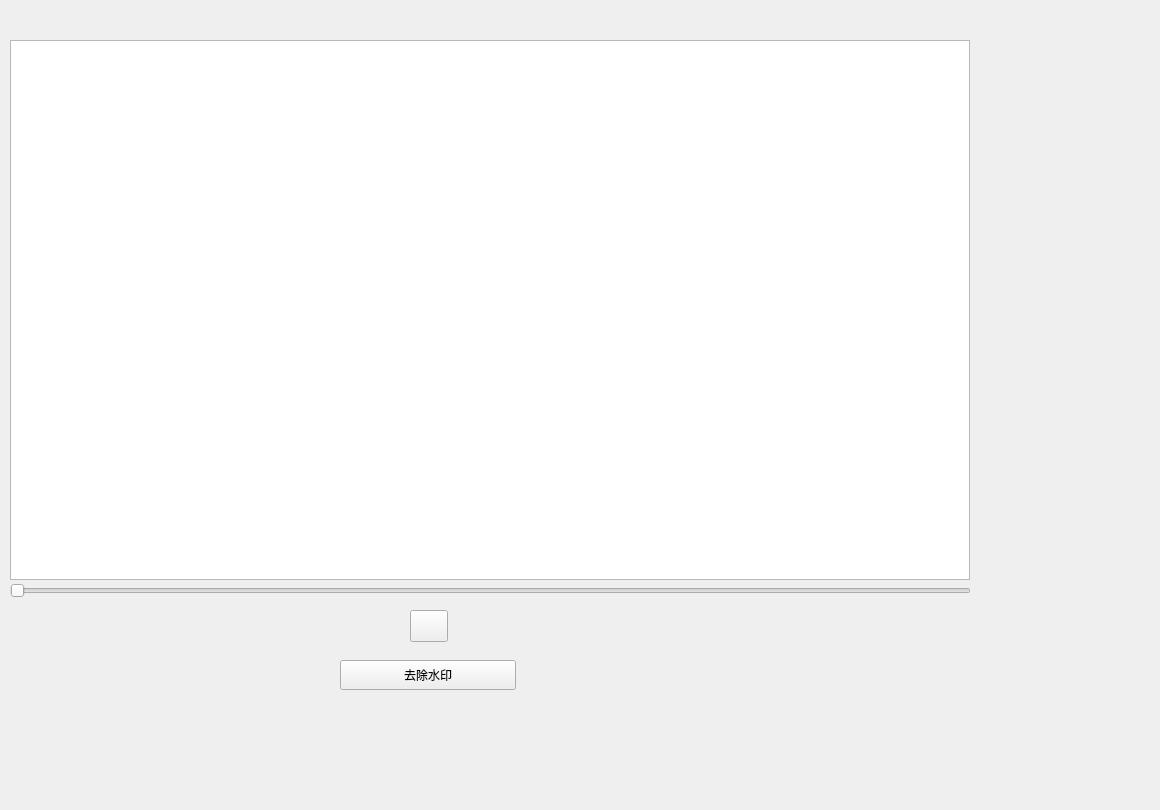
<?xml version="1.0" encoding="UTF-8"?>
<ui version="4.0">
 <class>remove</class>
 <widget class="QWidget" name="remove">
  <property name="geometry">
   <rect>
    <x>0</x>
    <y>0</y>
    <width>1160</width>
    <height>810</height>
   </rect>
  </property>
  <property name="windowTitle">
   <string>Form</string>
  </property>
  <widget class="CommandBar" name="commandbar">
   <property name="geometry">
    <rect>
     <x>0</x>
     <y>0</y>
     <width>541</width>
     <height>34</height>
    </rect>
   </property>
  </widget>
  <widget class="TransparentPushButton" name="work_button">
   <property name="geometry">
    <rect>
     <x>340</x>
     <y>660</y>
     <width>176</width>
     <height>30</height>
    </rect>
   </property>
   <property name="text">
    <string>去除水印</string>
   </property>
  </widget>
  <widget class="QGraphicsView" name="video">
   <property name="geometry">
    <rect>
     <x>10</x>
     <y>40</y>
     <width>960</width>
     <height>540</height>
    </rect>
   </property>
  </widget>
  <widget class="Slider" name="video_slider">
   <property name="geometry">
    <rect>
     <x>10</x>
     <y>580</y>
     <width>961</width>
     <height>21</height>
    </rect>
   </property>
   <property name="orientation">
    <enum>Qt::Horizontal</enum>
   </property>
  </widget>
  <widget class="ToolButton" name="play_button">
   <property name="geometry">
    <rect>
     <x>410</x>
     <y>610</y>
     <width>38</width>
     <height>32</height>
    </rect>
   </property>
  </widget>
 </widget>
 <customwidgets>
  <customwidget>
   <class>PushButton</class>
   <extends>QPushButton</extends>
   <header>qfluentwidgets</header>
  </customwidget>
  <customwidget>
   <class>ToolButton</class>
   <extends>QToolButton</extends>
   <header>qfluentwidgets</header>
  </customwidget>
  <customwidget>
   <class>TransparentPushButton</class>
   <extends>PushButton</extends>
   <header>qfluentwidgets</header>
  </customwidget>
  <customwidget>
   <class>Slider</class>
   <extends>QSlider</extends>
   <header>qfluentwidgets</header>
  </customwidget>
  <customwidget>
   <class>CommandBar</class>
   <extends>QFrame</extends>
   <header>qfluentwidgets</header>
  </customwidget>
 </customwidgets>
 <resources/>
 <connections/>
</ui>
